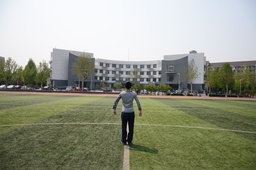
#> input picture Project3A/Video_Mosaicing/example-data/myself/medium01.jpg, 256 x 170 px, shrunk from 1200 x 795 before the run, found by its file name
$ python wrapper.py example-data/myself/medium02.jpg example-data/myself/medium03.jpg 1.0   (older library calls are emulated)
#> lines starting #> are read from the running program, lines starting #| are printed output that depends on the picture; pictures that were not available may be replaced by others from this repository, and a replacement may not be noted
### Project3A/Video_Mosaicing/helper.py


import numpy as np

import math

from scipy.interpolate import interp2d

from scipy.interpolate import griddata


from PIL import Image

import cv2


from constants import *

from scipy import signal


import numpy as np

from corner_detector import *
from anms import *

from feat_desc import *;

from scipy import signal;

from feat_match import *;

from ransac_est_homography import *;

from PIL import Image

from scipy.misc import imresize

from sift import *

import numpy as np

from corner_detector import *

from anms import *

from feat_desc import *;

from scipy import signal;

from feat_match import *;

from ransac_est_homography import *;

from PIL import Image

from scipy.misc import imresize

from sift import *

PROWS  = 20
PCOLS  = 20

DIVIDE_EPSILON = 0.0001

from constants import *

from scipy import signal

from helper import *

from scipy import ndimage

import matplotlib.pyplot as plt

import cv2


# [41 lines left out: function implOneGenerateD, not called in this run]


def implOneGenerateDALL(img, iArray, jArray, orientation):

  rows = img.shape[0]
  cols = img.shape[1]


  givenOrientation = orientation[iArray, jArray]


  rr, cc = np.meshgrid(np.arange(0,rows), np.arange(0,cols), indexing='ij')

  #print(rr,cc)

  rr = rr.flatten()
  cc = cc.flatten()

  allPoints = np.zeros((rr.shape[0], 2));

  allPoints[:,0] = rr;
  allPoints[:,1] = cc;


  direction = np.arange(-4,4)

  #direction = [0,1]

  comb = itertools.product(direction, direction)

  points = [];
  for k in comb:
    points.append(np.array(k)*5 + np.array([0,0]))

  pointsArray = np.array(points)

  pointsPatchi, pointsPatchj  = np.meshgrid(np.arange(-PROWS, PROWS,5), np.arange(-PCOLS, PCOLS,5), indexing='ij')

  pointsPatchi = pointsPatchi.flatten()

  pointsPatchj = pointsPatchj.flatten()

  print(pointsPatchi, pointsPatchj)

  pointsArray = np.zeros((pointsPatchi.shape[0], 2), dtype="float")

  pointsArray[:,0] = pointsPatchi
  pointsArray[:,1] = pointsPatchj

  pointsRadius = np.sqrt(np.sum(pointsArray * pointsArray, axis = 1))

  pointsAngle = np.arctan2(pointsArray[:,0], (pointsArray[:,1] ))


  size = pointsArray.shape[0]

  iArrayRepeat = np.repeat(iArray, size)
  jArrayRepeat = np.repeat(jArray, size)

  givenOrientationRepeat = np.repeat(givenOrientation, size)


  pointsArrayiRepeat = np.tile(pointsArray[:,0], iArray.shape[0])
  pointsArrayjRepeat = np.tile(pointsArray[:,1], iArray.shape[0])

  pointsRadiusRepeat = np.tile(pointsRadius, iArray.shape[0])
  pointsAngleRepeat = np.tile(pointsAngle, iArray.shape[0])

  totalAngle = pointsAngleRepeat - givenOrientationRepeat


  pRow = iArrayRepeat + pointsRadiusRepeat * np.sin(totalAngle)

  pCols = jArrayRepeat + pointsRadiusRepeat * np.cos(totalAngle)

  print((pRow),(pCols))

  #pRow = iArrayRepeat + pointsArrayiRepeat
  #pCols = jArrayRepeat + pointsArrayjRepeat


  print("computing")

  combinedPoints = np.zeros((pRow.shape[0],2), dtype="float")

  combinedPoints[:,0] = pRow

  combinedPoints[:,1] = pCols

  #print(pRow, pCols)

  grid_z0 = ndimage.map_coordinates(img, [pRow.tolist(), pCols.tolist()], order=1, mode="reflect")

  #grid_z0 = griddata(allPoints, img.flatten(), (pRow, pCols), fill_value='0')

  print("done")


  grid_z0 = grid_z0.reshape((iArray.shape[0], size))


  print("Descriptor Shape")
  print(grid_z0.shape)


  grid_z0m = grid_z0 - np.mean(grid_z0, axis=1).reshape((grid_z0.shape[0],1))

  grid_z0nv = grid_z0m / np.std(grid_z0m, axis=1).reshape((grid_z0.shape[0],1))

  return grid_z0nv


def implOne(img, x,y):

  rows = y;
  cols = x;

  patches = []

  # [5 lines of commented-out code are left out]

  a,b,c, ori = findDerivatives(img)

  blurredGradientKernel = GaussianPDF_2D(GAUSSIAN_MEAN, GAUSSIAN_VAR, GAUSSIAN_SIZE_ROWS, GAUSSIAN_SIZE_COLS)

  ori =  signal.convolve2d(ori, blurredGradientKernel, 'same')

  img = signal.convolve2d(img, blurredGradientKernel, 'same')

  #ori = ori * 0 + np.pi/2;

  desc = implOneGenerateDALL(img, rows, cols, ori - np.pi/2)

  return np.transpose(desc)


# [296 lines left out: function mergeImages, not called in this run]


def GaussianPDF_2D(mu, sigma, row, col):
  # create row vector as 1D Gaussian pdf
  g_row = GaussianPDF_1D(mu, sigma, row)
  # create column vector as 1D Gaussian pdf
  g_col = GaussianPDF_1D(mu, sigma, col).transpose()

  return signal.convolve2d(g_row, g_col, 'full')

def GaussianPDF_1D(mu, sigma, length):
  # create an array
  half_len = length / 2

  if np.remainder(length, 2) == 0:
    ax = np.arange(-half_len, half_len, 1)
  else:
    ax = np.arange(-half_len, half_len + 1, 1)

  ax = ax.reshape([-1, ax.size])
  denominator = sigma * np.sqrt(2 * np.pi)
  nominator = np.exp( -np.square(ax - mu) / (2 * sigma * sigma) )

  return nominator / denominator


def findDerivatives(I_gray):
  # TODO: your code here

  gaussianKernel = GaussianPDF_2D(GAUSSIAN_MEAN, GAUSSIAN_VAR, GAUSSIAN_SIZE_ROWS, GAUSSIAN_SIZE_COLS)

  filteredImage =  signal.convolve2d(I_gray, gaussianKernel, 'same')

  I_x_d = signal.convolve2d(filteredImage, SOBEL_X, 'same')

  I_y_d = signal.convolve2d(filteredImage, SOBEL_Y, 'same')

  I_m_d = np.power(np.power(I_x_d, 2) + np.power(I_y_d, 2), 1/2)

  I_d_d = -1.0 * I_y_d / (I_x_d + DIVIDE_EPSILON)

  return I_m_d, I_x_d, I_y_d, np.arctan(I_d_d)


def rgb2gray(rgb):
	return np.dot(rgb[...,:3], [0.299, 0.587, 0.114])


def findOutputForColorImage(im1, im2, siftFlag, wrapFlag):


	square = rgb2gray(im1)
	squareShift = rgb2gray(im2)


	square.astype("float")
	squareShift.astype("float")

	square = imresize(square, 1.0)
	squareShift = imresize(squareShift, 1.0)

	H = getHomo(square, squareShift, siftFlag)

	redplane, redplaneD, redplaneA  = mergeImages(im1[:,:,0], im2[:,:,0], H, wrapFlag)
	greenplane, greenplaneD, greenplaneA  =  mergeImages(im1[:,:,1], im2[:,:,1], H, wrapFlag)
	blueplane, blueplaneD, blueplaneA = mergeImages(im1[:,:,2], im2[:,:,2], H, wrapFlag)


	newImageS = np.zeros((redplane.shape[0], redplane.shape[1], 3), dtype="uint8")
	newImageD = np.zeros((redplane.shape[0], redplane.shape[1], 3), dtype="uint8")
	newImageA = np.zeros((redplane.shape[0], redplane.shape[1], 3), dtype="uint8")

	newImageA[:,:,0] = redplaneA
	newImageA[:,:,1] = greenplaneA
	newImageA[:,:,2] = blueplaneA

	newImageS[:,:,0] = redplane
	newImageS[:,:,1] = greenplane
	newImageS[:,:,2] = blueplane

	newImageD[:,:,0] = redplaneD
	newImageD[:,:,1] = greenplaneD
	newImageD[:,:,2] = blueplaneD

	x1,x2,y1,y2 = bbox1(redplaneA)

	# [4 lines of commented-out code are left out]


	newMask = newImageA[x1:x2+1, y1:y2+1,:]


	sImage = newImageS[x1:x2+1, y1:y2+1,:]
	dImage = newImageD[x1:x2+1, y1:y2+1,:]

	#Image.fromarray(newMask.astype("uint8")).show()
	#Image.fromarray(sImage.astype("uint8")).show()
	#Image.fromarray(dImage.astype("uint8")).show()

	mergedImage = cv2.seamlessClone(dImage, sImage, newMask.astype("uint8"), (int((sImage.shape[1])/2), int((sImage.shape[0])/2)), cv2.MIXED_CLONE)

	modifiedImage = newImageS.copy()

	modifiedImage[x1:x2+1, y1:y2+1,:] = mergedImage

	#mergedImage = np.clip(mergedImage, 0,255)

	#Image.fromarray(mergedImage.astype("uint8")).show()

	return modifiedImage


def getHomo(square, squareShift, siftFlag):

	x = None
	y = None
	xS = None
	yS = None
	fd = None
	fdS = None

	if not siftFlag:

		cmx = corner_detector(square)
		cmxS = corner_detector(squareShift)

		# Normalizing
		dst_norm = np.empty(cmx.shape, dtype=np.float32)
		cv2.normalize(cmx, dst_norm, alpha=0, beta=255, norm_type=cv2.NORM_MINMAX)
		dst_norm_scaled = cv2.convertScaleAbs(dst_norm)

		plt.imshow(cmx,cmap='jet')
		plt.show()

		dst_norm = np.empty(cmxS.shape, dtype=np.float32)
		cv2.normalize(cmxS, dst_norm, alpha=0, beta=255, norm_type=cv2.NORM_MINMAX)
		dst_norm_scaled = cv2.convertScaleAbs(dst_norm)


		plt.imshow(cmxS,cmap='jet')
		plt.show()
		# [5 lines of commented-out code are left out]

		print("anms computation")
		x,y,rmax = anms(cmx, Edge)
		xS,yS,rmaxS = anms(cmxS, Edge)
		print("anms done")

		# [6 lines of commented-out code are left out]


		fd =  implOne(square, x, y)
		fdS = implOne(squareShift, xS, yS)

		print("Descriptor Size")
		print(fd.shape)

	else:

		ppx, fd = computeSift(square)

		ppsx, fdS = computeSift(squareShift)

		x = ppx[:,0]
		y = ppx[:,1]

		xS = ppsx[:,0]
		yS = ppsx[:,1]

	implot = plt.imshow(square,cmap='gray')
	plt.plot(x,y,'ro',markersize = 2)
	plt.show()

	implot = plt.imshow(squareShift,cmap='gray')
	plt.plot(xS,yS,'ro',markersize=2)
	plt.show()

	mathingSet1 = feat_match(fdS, fd)
	mathingSet2 = feat_match(fd, fdS)


	map1 = {}

	smx = []
	smy = []
	dmx = []
	dmy = []

	for index in range(mathingSet1.shape[0]):
		if mathingSet1[index]!= -1:
			map1[(x[mathingSet1[index]], y[mathingSet1[index]])] = (xS[index], yS[index])


	mathes1to2 = []

	skpoints = []
	dkpoints = []

	count = 0;

	for index in range(mathingSet2.shape[0]):
		if mathingSet2[index]!= -1:
			newPoint = (xS[mathingSet2[index]], yS[mathingSet2[index]])
			currentPoint = (x[index], y[index])
			if currentPoint in map1 and map1[currentPoint] == newPoint:
				smx.append(x[index])
				smy.append(y[index])
				mathes1to2.append(cv2.DMatch(count, count, 1))
				count += 1

				dmx.append(xS[mathingSet2[index]])
				dmy.append(yS[mathingSet2[index]])

				skpoints.append(cv2.KeyPoint(x=x[index],y=y[index], _size=0))
				dkpoints.append(cv2.KeyPoint(x=xS[mathingSet2[index]], y=yS[mathingSet2[index]], _size=0))


	smx = np.array(smx)
	smy = np.array(smy)
	dmx = np.array(dmx)
	dmy = np.array(dmy)


	draw_params = dict(matchColor = (0,255,0), singlePointColor = None,matchesMask = None, flags = 2)

	src_pts = np.zeros((smx.shape[0],2), dtype="float32")
	dst_pts = np.zeros((smx.shape[0],2), dtype="float32")

	src_pts[:,0] = smx
	src_pts[:,1] = smy

	dst_pts[:,0] = dmx
	dst_pts[:,1] = dmy

	img3 = cv2.drawMatches(square,skpoints,squareShift,dkpoints,mathes1to2,None,**draw_params)

	Image.fromarray(img3.astype("uint8")).show()

	H, inliners = ransac_est_homography(dmx, dmy, smx, smy, SSD_THRES)

	indexesO = np.where(np.array(inliners)==0)
	print(indexesO)

	indexesI = np.where(np.array(inliners)==1)
	print(indexesI)

	sptsx = smx[indexesO]
	sptsy = smy[indexesO]
	dptsx = dmx[indexesO]
	dptsy = dmy[indexesO]

	ransacsqaure = square.copy()
	ransacsqaureshift = squareShift.copy()

	# [5 lines of commented-out code are left out]

	implot = plt.imshow(ransacsqaure,cmap='gray')
	plt.plot(sptsx,sptsy,'o',markersize=5)
	plt.plot(smx[indexesI],smy[indexesI],'ro',markersize=5)
	plt.show()

	implot = plt.imshow(ransacsqaureshift,cmap='gray')
	plt.plot(dptsx,dptsy,'o',markersize=5)
	plt.plot(dmx[indexesI],dmy[indexesI],'ro',markersize=5)
	plt.show()

	return H


# [4 lines left out: function bbox1, not called in this run]


def findOutputForColorImageArray(centerImage,orderBlending, siftFlag = True, wrapFlag = False, resize = 1.0):

	centerImage = imresize(centerImage, resize)

	currentImage = np.array(centerImage)

	orderBlending = [imresize(i, resize) for i in orderBlending]

	for destImage in orderBlending:
		currentImage = findOutputForColorImage(currentImage, np.array(destImage), siftFlag, wrapFlag)

	Image.fromarray(currentImage.astype("uint8")).show()


#def projectImage(image, cylinder):

### Project3A/Video_Mosaicing/anms.py
'''
  File name: anms.py
  Author:
  Date created:
'''

'''
  File clarification:
    Implement Adaptive Non-Maximal Suppression. The goal is to create an uniformly distributed
    points given the number of feature desired:
    - Input cimg: H × W matrix representing the corner metric matrix.
    - Input max_pts: the number of corners desired.
    - Outpuy x: N × 1 vector representing the column coordinates of corners.
    - Output y: N × 1 vector representing the row coordinates of corners.
    - Output rmax: suppression radius used to get max pts corners.
'''

import numpy as np

from constants import *

# [5 lines left out: function addIntoSet, not called in this run]

def first_nonzero(arr, axis, invalid_val=-1):
    mask = arr!=MAX
    return np.where(mask.any(axis=axis), mask.argmax(axis=axis), invalid_val)


def anms_vec(cimg, max_pts):

  meanValue = np.mean(cimg.flatten()) + np.std(cimg.flatten())/2;

  validIndexes = np.where(cimg.flatten() > meanValue)


  iflat = cimg.flatten()

  identity = np.arange(iflat.shape[0])

  iflat = iflat[validIndexes]

  imap, jmap = np.meshgrid(np.arange(cimg.shape[0]),np.arange(cimg.shape[1]), indexing='ij')

  imap = imap.flatten()
  jmap = jmap.flatten()

  imap = imap[validIndexes]
  jmap = jmap[validIndexes]

  identity = identity[validIndexes]

  imap = imap.reshape((1,imap.shape[0]))
  jmap = jmap.reshape((1,jmap.shape[0]))


  iref = np.tile(imap, (imap.shape[1],1))
  jref = np.tile(jmap, (imap.shape[1],1))


  ireft = np.transpose(iref)
  jreft = np.transpose(jref)

  #print(iref)
  #print(jref)


  idistance = iref * iref + ireft * ireft - 2 * ireft * iref
  jdistance = jref * jref + jreft * jreft - 2 * jref * jreft

  #print(idistance + jdistance)
  #print(jdistance)

  distance = idistance + jdistance

  distIndexes = np.argsort(distance, axis=1)


  #print(distIndexes)

  distIndexesflatten = distIndexes.flatten()

  intensitiesOrder = iflat[distIndexesflatten]

  identityOrder = identity[distIndexesflatten]


  intensitiesOrder = intensitiesOrder.reshape((imap.shape[1], imap.shape[1]))

  identityOrder = identityOrder.reshape((imap.shape[1], imap.shape[1]))

  distanceOrder = np.sort(distance, axis = 1)


  #print(intensitiesOrder)

  intitalRow = intensitiesOrder[:,0].reshape((imap.shape[1],1))

  intitalRow = intitalRow * THRES

  intitalRowRepeat = np.tile(intitalRow, (1,imap.shape[1]))


  intensitiesOrderSub = intensitiesOrder - intitalRowRepeat

  intensitiesOrderSub[np.where(intensitiesOrderSub < 0)] = MAX


  # savior = np.zeros((imap.shape[1], imap.shape[1]))

  # savior[0,:] = MAX

  intensitiesOrderSub[:,0] = MAX

  # [10 lines of commented-out code are left out]


  indexCount = np.arange(imap.shape[1]) * imap.shape[1]


  # rowTopper = intensitySortOrder[:,0]

  rowTopper = first_nonzero(intensitiesOrderSub[:,1:], axis = 1)  + 1

  rowTopperIndex = rowTopper + indexCount

  radius = distanceOrder.flatten()[rowTopperIndex]

  globalMaxIndex = np.where(iflat == np.max(iflat))

  radius[globalMaxIndex] = np.max(distance, axis = 1)[globalMaxIndex]


  radiusSortOrder = np.argsort(radius)[::-1]


  yOrder = imap.flatten()[radiusSortOrder]

  xOrder = jmap.flatten()[radiusSortOrder]

  radiusOrder = np.sort(radius)

  maxRadius = radiusOrder[max_pts - 1]

  #print(radius.reshape(cimg.shape[0], cimg.shape[1]))

  return np.array(xOrder), np.array(yOrder), maxRadius


# [41 lines left out: function getRadiusMap, not called in this run]

def anms(cimg, max_pts):
  return anms_vec(cimg, max_pts)


# [67 lines left out: function anmsOld, not called in this run]


img = np.zeros((5,5), dtype="float")


img[0,0] = 1

img[4,0] = 1

img[4,4] = 2

img[0,4] = 1

img[2,2] = 1

print(img)


anms_vec(img, 5)

### Project3A/Video_Mosaicing/corner_detector.py
'''
  File name: corner_detector.py
  Author:
  Date created:
'''

'''
  File clarification:
    Detects corner features in an image. You can probably find free “harris” corner detector on-line,
    and you are allowed to use them.
    - Input img: H × W matrix representing the gray scale input image.
    - Output cimg: H × W matrix representing the corner metric matrix.
'''

from skimage.feature import corner_harris, corner_peaks
import numpy as np
import cv2

def corner_detector(img):
  # Your Code Here
  return corner_harris(img)

def corner_detector_cv(img):
  return cv2.cornerHarris(img,2,3,0.004)

### Project3A/Video_Mosaicing/feat_match.py
'''
  File name: feat_match.py
  Author:
  Date created:
'''

'''
  File clarification:
    Matching feature descriptors between two images. You can use k-d tree to find the k nearest neighbour.
    Remember to filter the correspondences using the ratio of the best and second-best match SSD. You can set the threshold to 0.6.
    - Input descs1: 64 × N1 matrix representing the corner descriptors of first image.
    - Input descs2: 64 × N2 matrix representing the corner descriptors of second image.
    - Outpuy match: N1 × 1 vector where match i points to the index of the descriptor in descs2 that matches with the
                    feature i in descriptor descs1. If no match is found, you should put match i = −1.
'''


from annoy import AnnoyIndex

import numpy as np


THRES = 0.6

def feat_match(descs1, descs2):
  # Your Code Here

  descs1T = np.transpose(descs1)
  descs2T = np.transpose(descs2)

  an = AnnoyIndex(descs1.shape[0])

  for vecIndex in range(descs2T.shape[0]):
    an.add_item(vecIndex, descs2T[vecIndex, :])

  an.build(200)

  mathingIndex = []

  for vecIndex in range(descs1T.shape[0]):
    vector = descs1T[vecIndex, :];
    neighbours, distance = an.get_nns_by_vector(vector, 2, search_k=-1, include_distances=True)

    if distance[1]!= 0 and(1.0*distance[0])/distance[1] <= THRES:
      mathingIndex.append(neighbours[0])
    else:
      mathingIndex.append(-1)


  return np.array(mathingIndex)

### Project3A/Video_Mosaicing/wrapper.py


from PIL import Image


from helper import *


import sys


featArg = sys.argv[1]
wraper = sys.argv[2]

siftFlag = featArg == 'S'

wraper = wraper == 'I'

resize = float(sys.argv[3])


iarray = [Image.open("example-data/CMU2/medium01.JPG")]

centerImage = Image.open("example-data/CMU2/medium00.JPG");
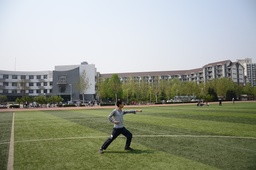
#> input picture Project3A/Video_Mosaicing/example-data/myself/medium02.jpg, 256 x 170 px, shrunk from 1200 x 795 before the run, given in place of medium00.JPG, which was not available
#> centerImage is the input picture: PIL image 256x170 RGB; mean R, G, B 151.7, 156.6, 142.1

findOutputForColorImageArray(centerImage, iarray, siftFlag, wraper, resize)
#> in findOutputForColorImageArray, `orderBlending = [imresize(i, resize) for i in orderBlending]`: orderBlending = 1 item
#> the loop in findOutputForColorImageArray, `for destImage in orderBlending:` made 1 pass
#> (printed output is left out)
#> pass 1, in findOutputForColorImage, `square = rgb2gray(im1)`:
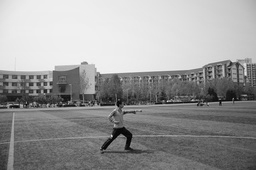
#> square: shape (170, 256) float64; min 1.17, max 250.2, mean 153.5
#> pass 1, in findOutputForColorImage, `squareShift = rgb2gray(im2)`:
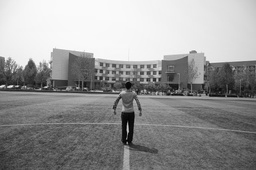
#> squareShift: shape (170, 256) float64; min 0, max 255, mean 151.7
#> pass 1, in getHomo, `plt.show()`:
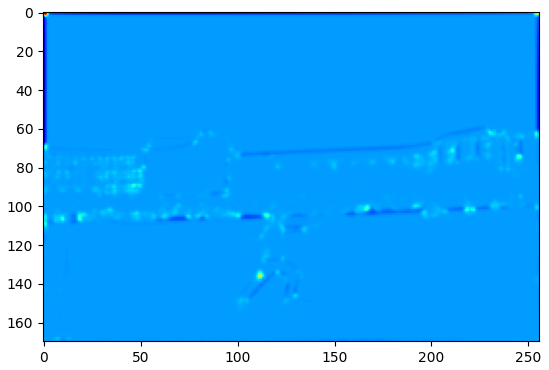
#> figure drawn by matplotlib, 1 panel
#> pass 1, in getHomo, `plt.show()`:
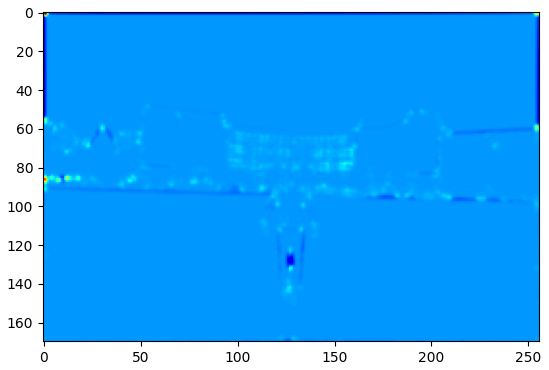
#> figure drawn by matplotlib, 1 panel
#> pass 1, in getHomo, `plt.show()`:
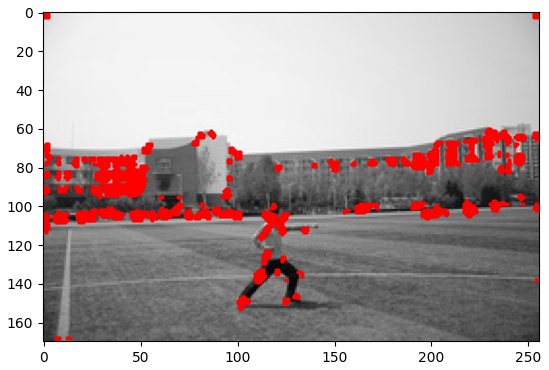
#> figure drawn by matplotlib, 1 panel
#> pass 1, in getHomo, `plt.show()`:
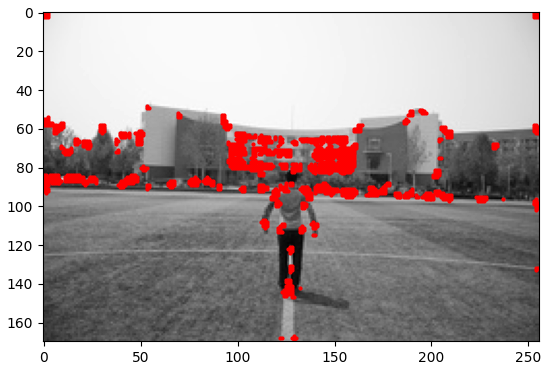
#> figure drawn by matplotlib, 1 panel
#> (the call stopped at in feat_match, `an = AnnoyIndex(descs1.shape[0])`: annoy is not available in this run)
